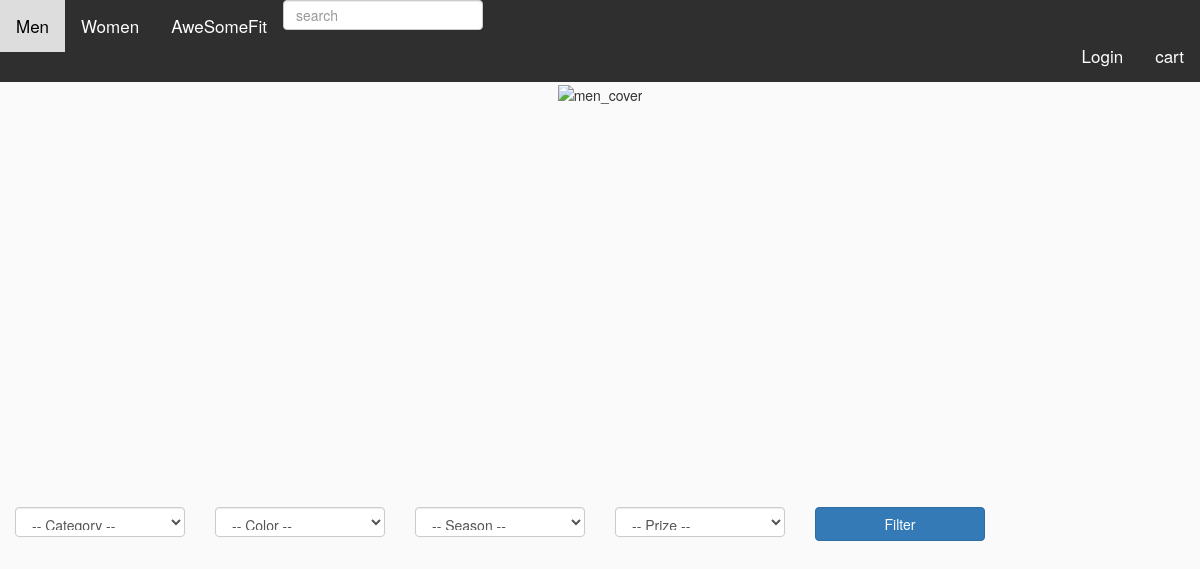
The page /index.php/browse/openmen on the database as committed earlier.
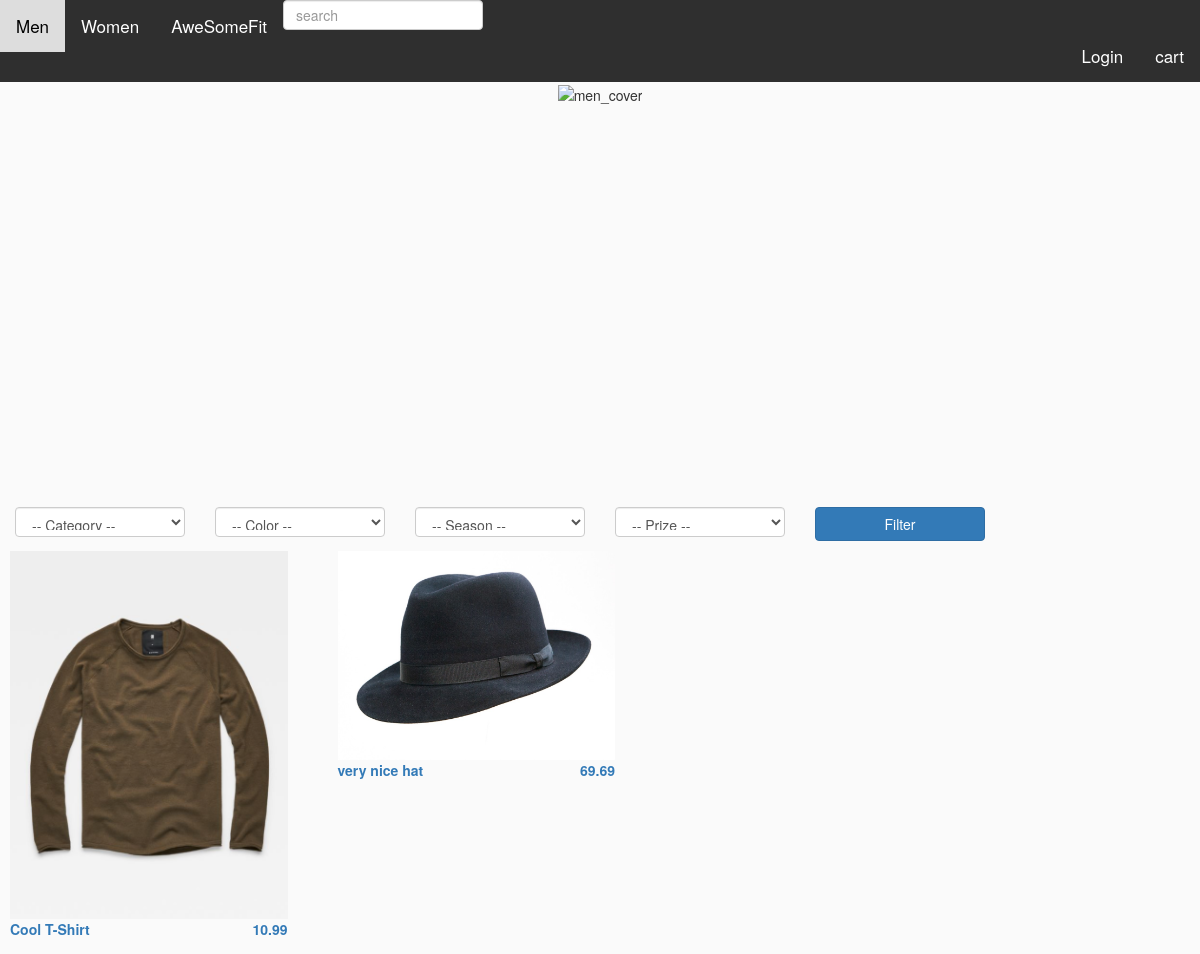
The same page on the database as committed later.
### tables this page shows
CREATE TABLE `product` (
  `product_id` int(11) NOT NULL,
  `product_name` varchar(45) NOT NULL,
  `product_description` varchar(160) NOT NULL,
  `product_gender` enum('man','woman','unisex') NOT NULL,
  `product_price` float NOT NULL,
  `product_type` varchar(15) NOT NULL
);

### application/controllers/Browse.php (called while the page is built, shortened)
<?php
class Browse extends CI_Controller {
	public function __construct() {
        $this->load->helper('url_helper');
        $this->load->helper('url');
        $this->load->model('products_model');
        $this->load->library('session');
    }
	public function openmen() {
        $data['products'] = $this->products_model->get_products_men();
		$this->load->view('men', $data);
	}
}

### index.php (called while the page is built, shortened)
<?php
require_once BASEPATH.'core/CodeIgniter.php';

### application/models/Products_model.php (called while the page is built, shortened)
<?php
class Products_model extends CI_Model {
        public function get_products_men() {
            $query = $this->db->get_where('product', "(product_gender = 'man' OR product_gender = 'unisex')");
            return $query->result_array();
        }
}

### application/views/men.php (the view, shortened to what this page needs)
<!DOCTYPE html>
<html>
<head>
    <link rel="stylesheet" href="https://maxcdn.bootstrapcdn.com/bootstrap/3.3.7/css/bootstrap.min.css">
    <link rel="stylesheet" href="http://localhost/assets/css/global.css">
</head>
<body>
    <div class="topnav" id="myTopnav">
    <a href="http://localhost/browse/openmen">Men</a>
    <a href="http://localhost/browse/openwomen">Women</a>
    <a href="http://localhost/home">AweSomeFit</a>
    <input type="text" class="form-control" name="search" style="width: 200px; height: 30px;" placeholder="search"/>
    <a href="http://localhost/cart" style="float: right;">cart</a>
    <?php if(isset($_SESSION["user_id"])) {
        echo "<a href=\"http://localhost/profile/open_profile\" style=\"float: right;\">Profile</a>";
    }
      else {
        echo "<a href=\"http://localhost/login\" style=\"float: right;\">Login</a>";
      }
    ?>
  </div>
    <div class="col-xs-12 col-sm-12 col-md-12 col-lg-12" align="center">
        <img src="http://localhost/assets/img/Men.png" style="width: 100%;" alt="men_cover">
    </div>
    <div class="row" style="margin-top: 425px; margin-left: auto; margin-right: auto;">
        <form method="post" action="men.php">
         <div class="col-xs-12 col-sm-12 col-md-2 col-lg-2">
            <select class="form-control" name="sport" style="width: 100%; height: 30px;">
                <option selected>-- Category --</option>
            </select>
        </div>
        <div class="col-xs-12 col-sm-12 col-md-2 col-lg-2">
            <select class="form-control" style="width: 100%; height: 30px;">
                <option selected>-- Color --</option>
            </select>
        </div>
        <div class="col-xs-12 col-sm-12 col-md-2 col-lg-2">
            <select class="form-control" name="sport" style="width: 100%; height: 30px;">
                <option selected>-- Season --</option>
            </select>
        </div>
        <div class="col-xs-12 col-sm-12 col-md-2 col-lg-2">
            <select class="form-control" name="sport" style="width: 100%; height: 30px;">
                <option selected>-- Prize --</option>
            </select>
        </div>
        <div class="col-xs-12 col-sm-12 col-md-2 col-lg-2">
            <button type="submit" class="btn btn-primary" style="width: 100%;">Filter</button>
        </div>
    </form>
</div>
<div class="row">
    <?php foreach ($products as $product_item): ?>
       <a href = "http://localhost/browse/visualize/<?php echo $product_item['product_id']; ?>">
        <div class="col-xs-12 col-sm-12 col-md-3 col-lg-3" style="margin: 10px;">
           <img src="http://localhost/assets/img/products/<?php echo $product_item['product_id']; ?>.png" style="width: 100%;" alt="knit"><br>
            <label><?php echo $product_item['product_name']; ?></label>
            <label style="float: right;"><?php echo $product_item['product_price']; ?></label>
        </div>
    </a>
    <?php endforeach; ?>
    </div>
</body>
</html>

### assets/css/global.css (style rules this page uses)
.topnav { background-color: #2F2F2F; overflow: hidden; }
.topnav a { float: left; display: block; color: #FFFFFF; text-align: center; padding: 14px 16px; text-decoration: none; font-size: 17px; }
body { background-color: #FAFAFA; }
button { background-size: cover; background-color: #eee; }

Rows that differ between the two databases and show on the page:
added product: shows a picture, product_name "Cool T-Shirt", product_price "10.99"
added product: shows a picture, product_name "very nice hat", product_price "69.69"
